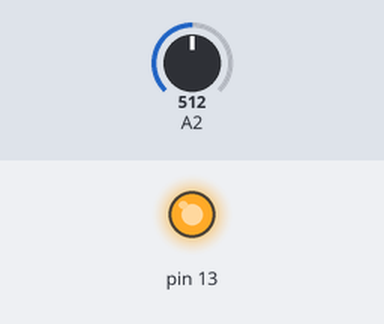
This sketch was run on a simulated Arduino Uno, built with avr-gcc and run on an emulated ATmega328P. Parts: output pins drawn as LEDs (lit = HIGH). Inputs (shaded band) come from the test bench; at power-on: A2 = 512.

Above: at 1.2 s.
1.3 s: A2 set to 7
2.8 s: A2 set to 4
At 3.3 s:
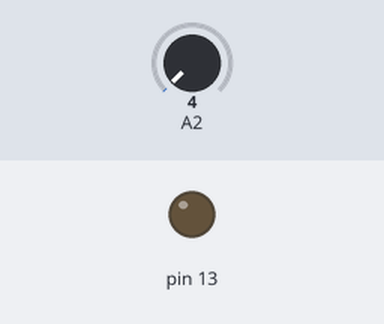
4.3 s: A2 set to 122
At 4.9 s:
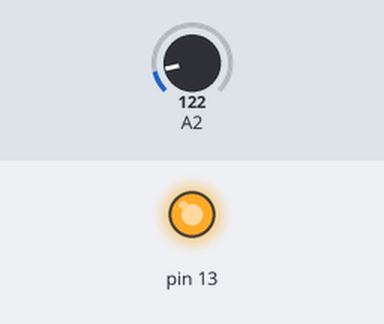
5.8 s: A2 set to 0
At 6.8 s:
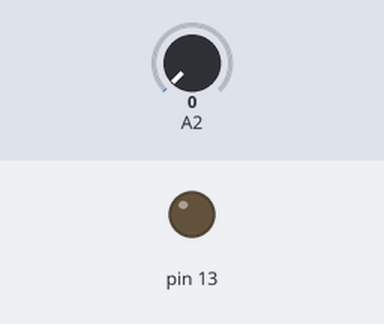
Timing chart, 0 to 8.3 s (numbered marks = the images above; inputs shaded):
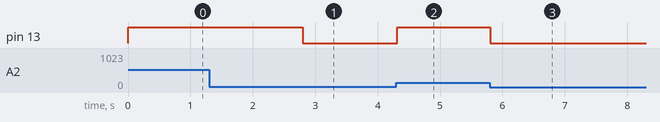

Measured:
- the behaviour switches between 6 and 5 on A2 (found by bisection; images 0 and 1)
- after the input at 1.3 s, every drawn part: stays the same
- after the input at 2.8 s, pin 13: HIGH → LOW at once
- after the input at 4.3 s, pin 13: LOW → HIGH at once
- after the input at 5.8 s, pin 13: HIGH → LOW at once

The sketch:

IR_LED_if_else.ino
```cpp
#include <AFMotor.h>

AF_DCMotor motor1(1);

void setup() {
  Serial.begin(9600);

  pinMode(A2, INPUT_PULLUP);
  pinMode(13,OUTPUT);

}

void loop() {

   int ir = analogRead(2);

  if (ir>5) {
    digitalWrite(13,HIGH);
    delay(10);
 }
  else{
    digitalWrite(13,LOW);
    delay(15
        );
 }
    }
```
